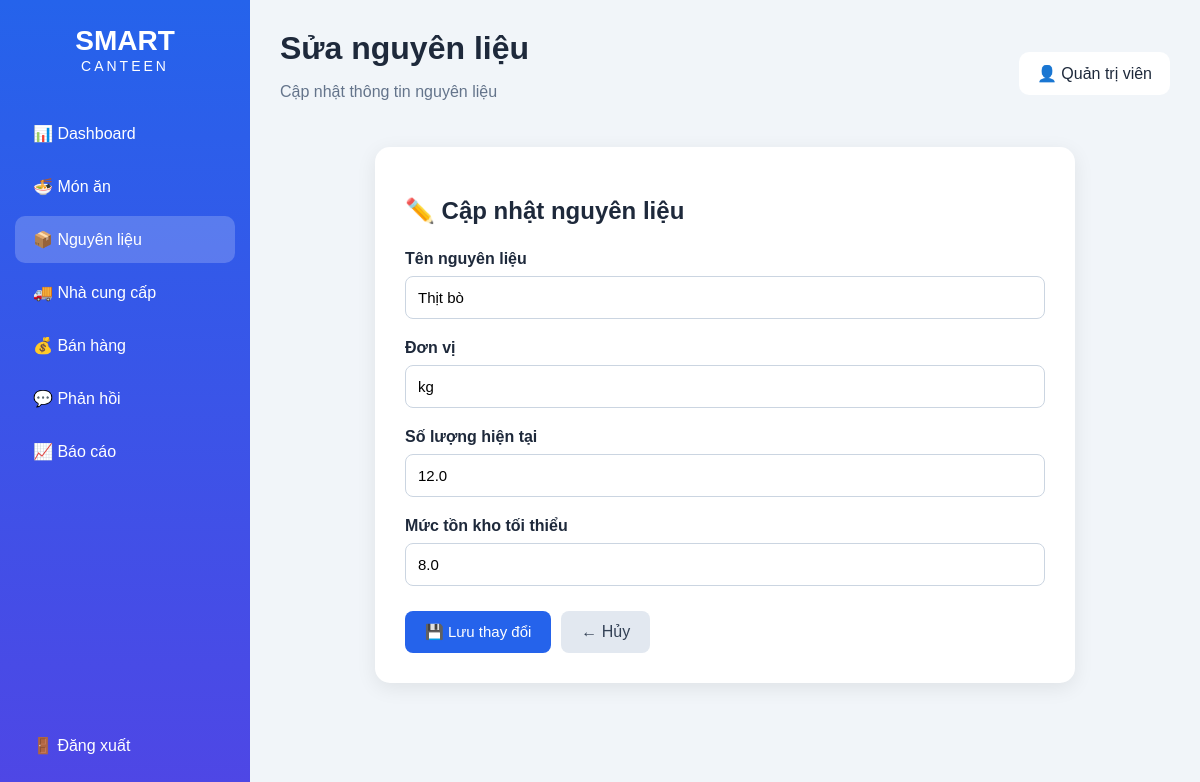
Page /ingredients/edit/2 (signed in) on the committed database.
### tables this page shows
CREATE TABLE ingredients (
            id INTEGER PRIMARY KEY AUTOINCREMENT,
            name TEXT NOT NULL,
            unit TEXT NOT NULL,
            quantity REAL DEFAULT 0,
            min_quantity REAL DEFAULT 0
        );

### app.py (the view, shortened to what this page needs)
@app.route("/ingredients/edit/<int:ingredient_id>", methods=["GET", "POST"])
@admin_required
def edit_ingredient(ingredient_id):
    conn = get_db()
    ingredient = conn.execute(
        "SELECT * FROM ingredients WHERE id = ?",
        (ingredient_id,)
    ).fetchone()
    conn.close()
    if ingredient is None:
        return "Không tìm thấy nguyên liệu!", 404
    return render_template(
        "edit_ingredient.html",
        ingredient=ingredient
    )

### app.py (called while the page is built)
def get_db():
    conn = sqlite3.connect(DATABASE)
    conn.row_factory = sqlite3.Row
    return conn

def admin_required(f):
    @wraps(f)
    def decorated_function(*args, **kwargs):
        if "user_id" not in session:
            return redirect("/")
        if session.get("role") != "admin":
            return "Bạn không có quyền thực hiện chức năng này!", 403
        return f(*args, **kwargs)
    return decorated_function

### templates/edit_ingredient.html (shortened to what this page needs)
<!DOCTYPE html>
<html lang="vi">
<head>
    <link rel="stylesheet" href="/static/css/dashboard.css">
</head>
<body>
<div class="layout">
    <aside class="sidebar">
        <div class="logo">
            <h2>SMART</h2>
            <span>CANTEEN</span>
        </div>
        <nav>
            <a href="/dashboard">📊 Dashboard</a>
            <a href="/foods">🍜 Món ăn</a>
            <a href="/ingredients" class="active">📦 Nguyên liệu</a>
            <a href="/suppliers">🚚 Nhà cung cấp</a>
            <a href="/sales">💰 Bán hàng</a>
            <a href="/feedback">💬 Phản hồi</a>
            <a href="/reports">📈 Báo cáo</a>
        </nav>
        <div class="logout">
            <a href="/logout">🚪 Đăng xuất</a>
        </div>
    </aside>
    <main class="main">
        <header class="topbar">
            <div>
                <h1>Sửa nguyên liệu</h1>
                <p>Cập nhật thông tin nguyên liệu</p>
            </div>
            <div class="user">
                👤 Quản trị viên
            </div>
        </header>
        <div class="edit-container">
            <div class="edit-card">
                <h2>✏️ Cập nhật nguyên liệu</h2>
                <form method="POST">
                    <div class="form-group">
                        <label for="name">
                            Tên nguyên liệu
                        </label>
                        <input
                            type="text"
                            id="name"
                            name="name"
                            value="{{ ingredient['name'] }}"
                            placeholder="Nhập tên nguyên liệu"
                            required
                        >
                    </div>
                    <div class="form-group">
                        <label for="unit">
                            Đơn vị
                        </label>
                        <input
                            type="text"
                            id="unit"
                            name="unit"
                            value="{{ ingredient['unit'] }}"
                            placeholder="Ví dụ: kg, quả, lít..."
                            required
                        >
                    </div>
                    <div class="form-group">
                        <label for="quantity">
                            Số lượng hiện tại
                        </label>
                        <input
                            type="number"
                            id="quantity"
                            name="quantity"
                            value="{{ ingredient['quantity'] }}"
                            min="0"
                            step="0.01"
                            required
                        >
                    </div>
                    <div class="form-group">
                        <label for="min_quantity">
                            Mức tồn kho tối thiểu
                        </label>
                        <input
                            type="number"
                            id="min_quantity"
                            name="min_quantity"
                            value="{{ ingredient['min_quantity'] }}"
                            min="0"
                            step="0.01"
                            required
                        >
                    </div>
                    <div class="form-actions">
                        <button
                            type="submit"
                            class="save-btn"
                        >
                            💾 Lưu thay đổi
                        </button>
                        <a
                            href="/ingredients"
                            class="cancel-btn"
                        >
                            ← Hủy
                        </a>
                    </div>
                </form>
            </div>
        </div>
    </main>
</div>
</body>
</html>

### static/css/dashboard.css (style rules this page uses)
* { box-sizing: border-box; }
body { margin: 0; font-family: Arial, sans-serif; background: #f1f5f9; color: #1e293b; }
.layout { display: flex; min-height: 100vh; }
.sidebar { width: 250px; background: linear-gradient(180deg, #2563eb, #4f46e5); color: white; padding: 25px 15px; position: fixed; height: 100vh; }
.logo { text-align: center; margin-bottom: 35px; }
.logo h2 { margin: 0; font-size: 28px; }
.logo span { font-size: 14px; letter-spacing: 3px; }
.sidebar nav a, .logout a { display: block; color: white; text-decoration: none; padding: 14px 18px; margin: 6px 0; border-radius: 10px; font-size: 16px; }
.sidebar nav a:hover, .sidebar nav .active { background: rgba(255,255,255,0.2); }
.logout { position: absolute; bottom: 25px; left: 15px; right: 15px; }
.main { margin-left: 250px; padding: 30px; width: calc(100% - 250px); }
.topbar { display: flex; justify-content: space-between; align-items: center; margin-bottom: 30px; }
.topbar h1 { margin: 0; font-size: 32px; }
.topbar p { color: #64748b; }
.user { background: white; padding: 12px 18px; border-radius: 10px; }

### templates/edit_ingredient.html (style rules this page uses)
.edit-container { max-width: 700px; margin: 30px auto; }
.edit-card { background: white; padding: 30px; border-radius: 15px; box-shadow: 0 5px 20px rgba(0, 0, 0, 0.08); }
.edit-card h2 { margin-bottom: 25px; }
.form-group { margin-bottom: 20px; }
.form-group label { display: block; margin-bottom: 8px; font-weight: bold; }
.form-group input { width: 100%; box-sizing: border-box; padding: 12px; border: 1px solid #cbd5e1; border-radius: 8px; font-size: 15px; }
.form-actions { display: flex; gap: 10px; margin-top: 25px; }
.save-btn { padding: 12px 20px; border: none; border-radius: 8px; background: #2563eb; color: white; cursor: pointer; font-size: 15px; }
.cancel-btn { padding: 12px 20px; border-radius: 8px; background: #e2e8f0; color: #334155; text-decoration: none; }

### rows in the picture
ingredients: name "Thịt bò", unit "kg", quantity "12.0", min_quantity "8.0"
